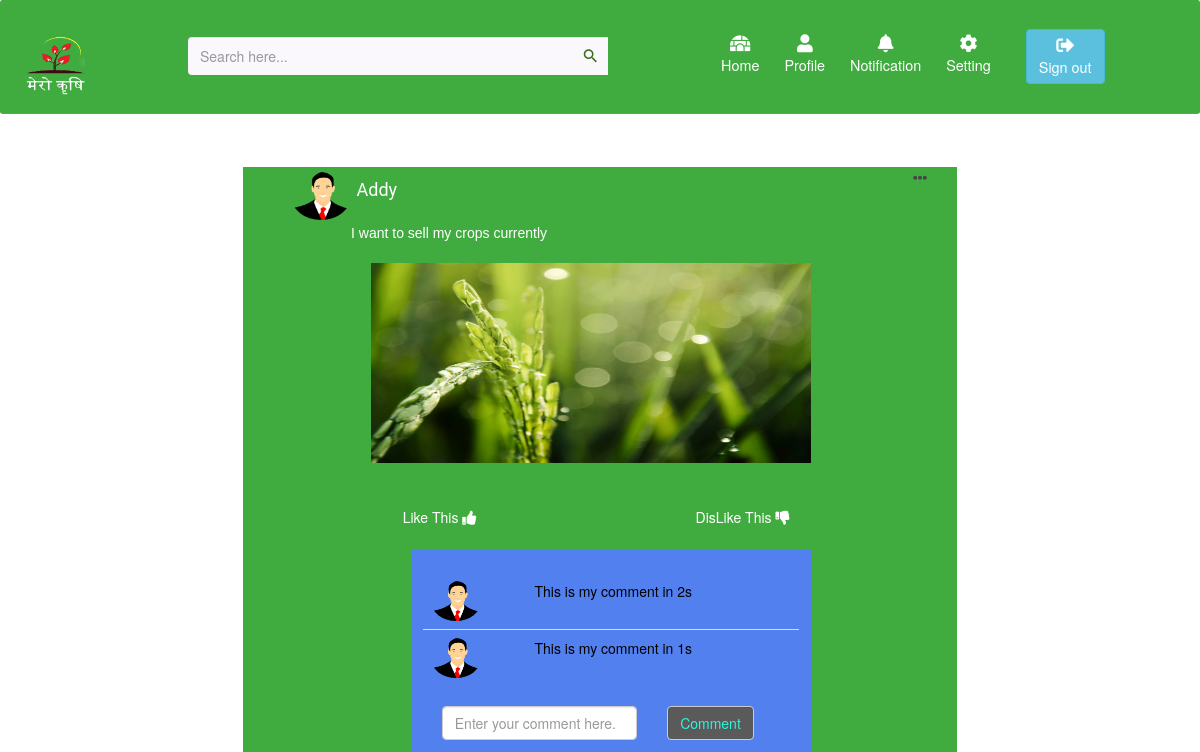
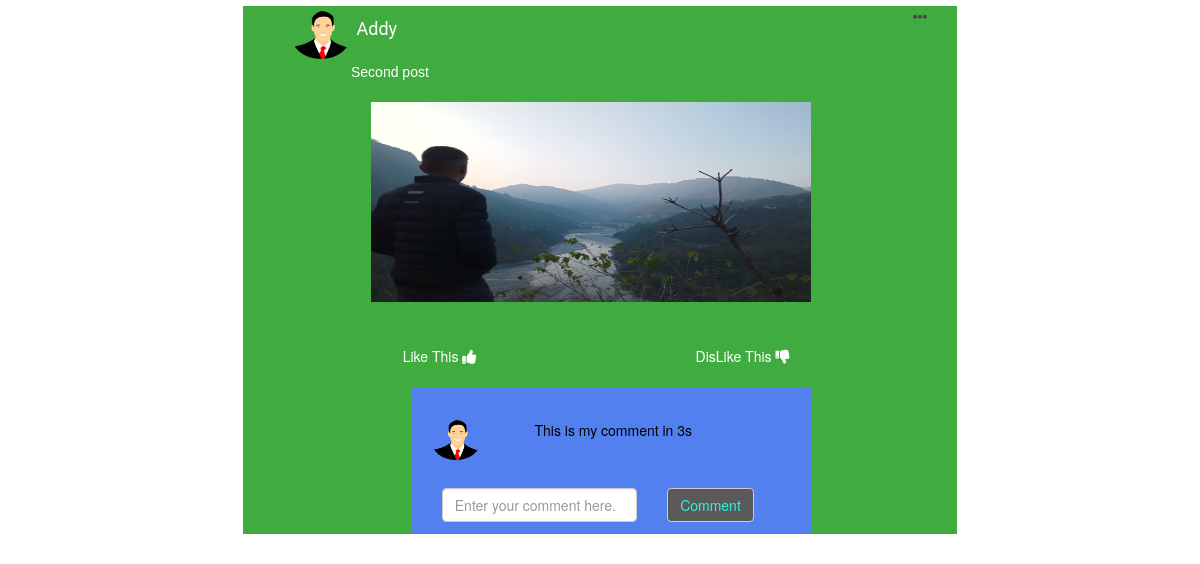
Page /profile (signed in) on the earlier database version (2 pictures, top to bottom).
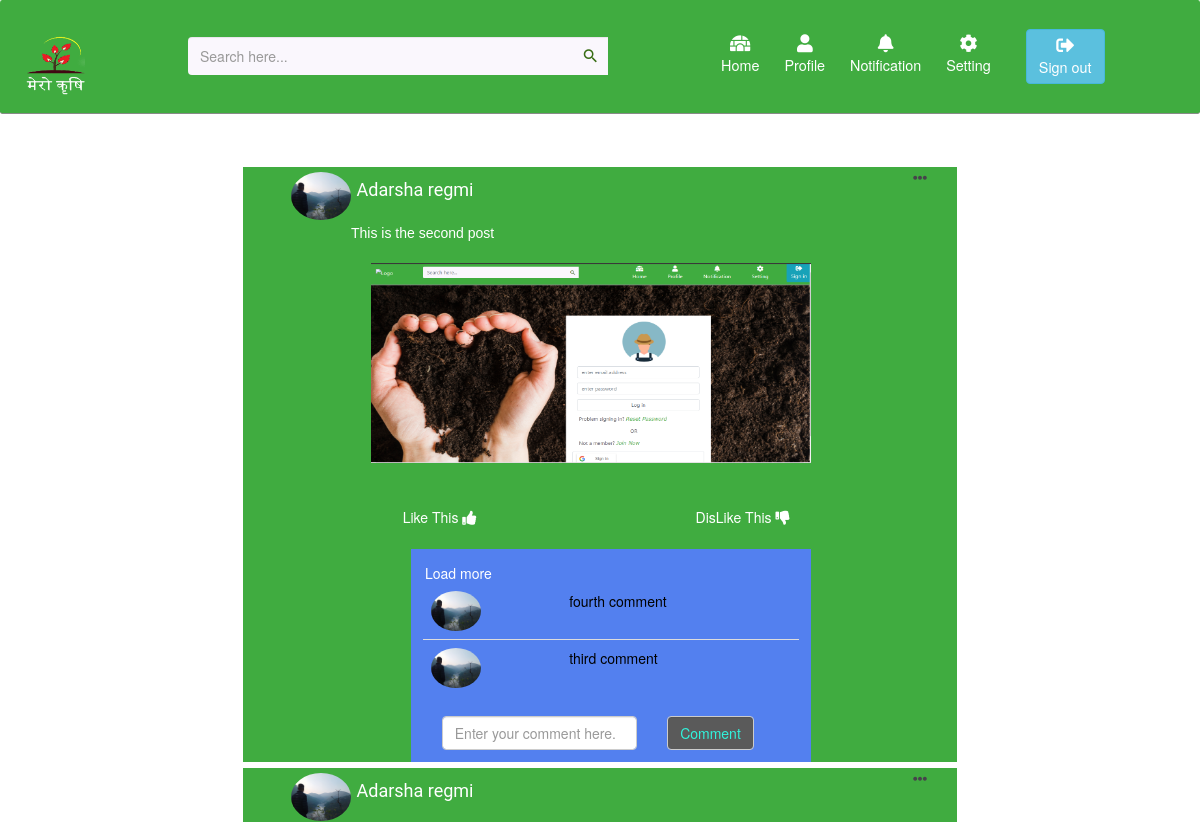
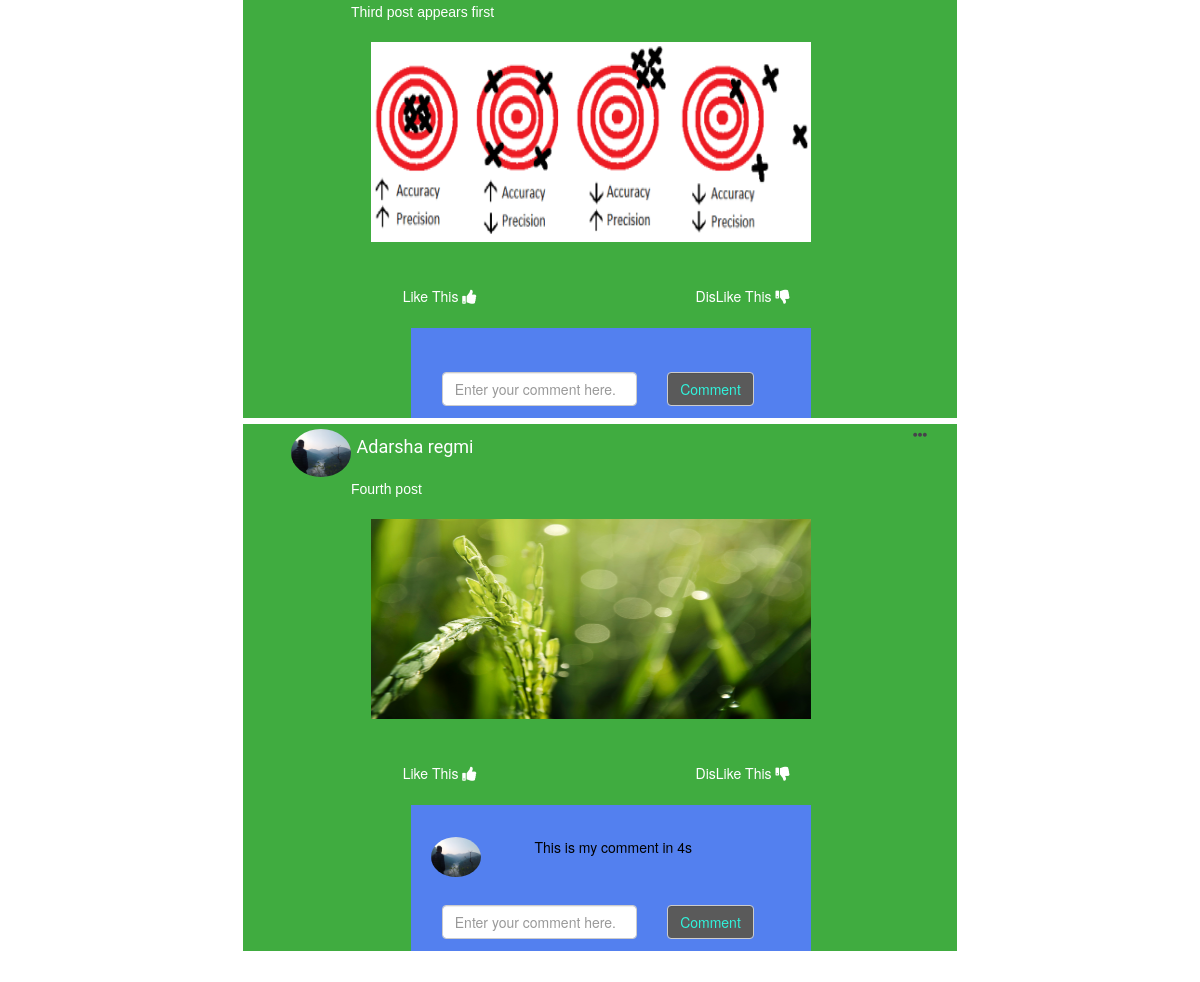
Same page on the later database version (2 pictures, top to bottom).
### PostManagementSystem/models.py (models this page shows)
class POST(models.Model):
    post_date = models.DateField(auto_now=True)
    post_details = models.CharField(max_length=200)
    post_type = models.CharField(max_length=50)
    user = models.ForeignKey(User, on_delete=models.CASCADE)
    uploaded_picture = models.ImageField(upload_to='user/uploaded')

class Comment(models.Model):
    post = models.ForeignKey(POST, on_delete=models.CASCADE)
    user = models.ForeignKey(User, on_delete=models.CASCADE)
    text = models.TextField()

### UserManagementSystem/models.py (models this page shows)
class User(models.Model):
    user_id = models.CharField(max_length=30)
    user_email = models.EmailField()
    user_address = models.CharField(max_length=50)
    user_password = models.CharField(max_length=200)
    user_type = models.CharField(max_length=20)
    def profile_pic(self):
        return self.images.first()

class Images(models.Model):
    name = models.ForeignKey(User, on_delete=models.CASCADE, related_name='images')
    profile_picture = models.ImageField(upload_to='user/image_profile', storage=OverwriteStorage)

### PostManagementSystem/views.py (the view)
# urls.py: path('profile',userPosts,name='profile'),
def userPosts(request):
    u = get_User(request)
    image = Images.objects.get(name_id=u.id)
    posts = POST.objects.filter(user=u)
    dict_image = get_images()
    if not posts:
        return render(request, "profilepage.html")
    comment_dict = post_to_dict(request, posts)
    data = {"user": request.session['id'], "posts": posts, "pp": image.profile_picture.url,
            "comments": comment_dict,
            "images": dict_image,
            "size": 3, 'temp': 0}
    return render(request, "profilepage.html", data)

### PostManagementSystem/views.py (called while the page is built)
def get_User(request):
    user = request.session['id']
    return User.objects.get(id=user)

def get_list(request, L):
    page = request.GET.get('page', 1)
    paginator = Paginator(L, 2)
    try:
        p = paginator.page(page)
    except PageNotAnInteger:
        p = paginator.page(1)
    except EmptyPage:
        p = paginator.page(paginator.num_pages)
    return p

def get_images():
    dict = {}
    images = Images.objects.all()
    for image in images:
        dict[image.name_id] = image.profile_picture
    return dict

def post_to_dict(request, posts):
    dic = {}
    for post in posts:
        temp = Comment.objects.filter(post_id=post.id).order_by('-id')
        dic[post.id] = get_list(request, temp)
    return dic

### PostManagementSystem/templates/profilepage.html
{% extends 'base.html' %}
{% load static %}
{% block import %}
    <link rel="stylesheet" href="{% static  'css/homepage.css' %}">
    {% include 'Base/importing.html' %}
{% endblock %}
{% block body %}
    {% include 'Base/post.html' %}
{% endblock %}

### MeroAgro/templates/base.html (shortened to what this page needs)
<!DOCTYPE html>
<html lang="en">
<head>
    {% load  static %}
    <link rel="stylesheet"
          href="https://cdnjs.cloudflare.com/ajax/libs/font-awesome/4.7.0/css/font-awesome.min.css">
    <link rel="stylesheet" href="https://use.fontawesome.com/releases/v5.10.2/css/all.css">
    <link rel="stylesheet" href="https://maxcdn.bootstrapcdn.com/bootstrap/4.0.0/css/bootstrap.min.css">
    <link rel="stylesheet" href="{% static  'css/base.css' %}">
    {% block import %}
    {% endblock import %}
</head>
<body>
<header>
    <nav class="navbar navbar-expand-lg navbar-dark" id="header">
        <a href="#" class="navbar-brand">
            <img class="logo" src="/static/images/logo1.png" alt="Logo">
        </a>
        <div class="collapse navbar-collapse" id="navbarCollapse">
            <div class="navbar-nav">
                <div class="container2" id="navbar-container">
                    <div class="row">
                        <div class="col">
                            <form class="navbar-form form-inline" id="navbar">
                                <div class="input-group search-box">
                                    <input type="text" id="search" class="form-control" placeholder="Search here...">
                                    <span class="input-group-addon"><i class="material-icons">&#xE8B6;</i></span>
                                </div>
                            </form>
                        </div>
                        <div class="col row">
                            <a href="/" class="nav-item nav-link ml-5 active text-center"><i class="fas fa-igloo"></i>
                                <br>Home</a>
                            <a href="{% url 'profile' %}" class="nav-item nav-link ml-4 active text-center"><i
                                    class="fas fa-user"></i>
                                <br>Profile</a>
                            <a href="#" class="nav-item nav-link ml-4 active text-center"><i class="fas fa-bell"></i>
                                <br>Notification</a>
                            <a href="{% url 'refshowme' %}" class="nav-item nav-link ml-4 active text-center"><i
                                    class="fas fa-cog"></i> <br>Setting</a>
                            {% if request.user.is_authenticated %}
                                <a href='{% url 'signout' %}' class="btn btn-info ml-5"><i
                                        class="fas fa-sign-out-alt"></i><br>Sign
                                    out</a>
                            {% else %}
                                <a href='{% url 'login_user' %}' class="btn btn-info ml-5"><i
                                        class="fas fa-sign-out-alt"></i><br>Sign
                                    in</a>
                            {% endif %}
                        </div>
                    </div>
                </div>
            </div>
        </div>
    </nav>
</header>
{% block body %}{% endblock %}
</body>
</html>

### PostManagementSystem/templates/Base/importing.html (shortened to what this page needs)
<link rel="stylesheet" href="https://maxcdn.bootstrapcdn.com/bootstrap/3.4.1/css/bootstrap.min.css">

### PostManagementSystem/templates/Base/post.html (shortened to what this page needs)
<div class="album py-5">
    <div id="post-container">
        <div class="infinite-container">
            {% for post in posts %}
                <div class="infinite-item">
                    <div id="show_post">
                        <div class="data">
                            <div class="row">
                                <div class="col-1">
                                    <img src="{{ post.user.profile_pic.profile_picture }}" width="90px"
                                         height="40px"
                                         class="img">
                                </div>
                            <div class="col-4"> <p>{{ post.user.user_id }}</p></div>
                                <div class="col-7">
                                    {% if post.user.id == user %}
                                        <div class="float-right" style="margin-left: 40vw;" class="ModalId">
                                            <a style="color: #46434B;" class="showpost" href="#post{{ post.id }}"><i
                                                    class="fas fa-ellipsis-h"></i></a>
                                        </div>
                                    {% endif %}
                                </div>
                            </div>
                            <div id="content">
                                {{ post.post_details }}<br>
                                <img src="{{ post.uploaded_picture }}" class="img">
                            </div>
                            <div class="like-container">
                                <div class="row">
                                    <div class="col-sm">
                                        <a class="likebutton" id="like{{ post.id }}" href="#"
                                           data-catid="{{ post.id }}">Like This <i class="fas fa-thumbs-up"></i></a>
                                    </div>
                                    <div class="col-sm">
                                        <a class="Dislikebutton" id="dislike{{ post.id }}" href="#"
                                           data-catid="{{ post.id }}">DisLike This <i
                                                class="fas fa-thumbs-down"></i></a>
                                    </div>
                                </div>
                            </div>
                            <div>
                                {% include 'comment.html' %}
                            </div>
                        </div>
                    </div>
                </div>
            {% endfor %}
        </div>
    </div>
</div>

### PostManagementSystem/templates/comment.html (shortened to what this page needs)
{% load custom_tags %}
<div class="comment">
    <div class="show-comment">
        <table class="table">
            {% with value=post.id %}
                {% for key,comlist in comments.items %}
                    {% if key == value %}
                        {% for comment in comlist %}
                            <thead>
                            <tr>
                                <td>
                                    <img src="{{ comment.user.profile_pic.profile_picture }}" width="50px"
                                         height="40px"
                                         style="border-radius: 50%;">
                                </td>
                                <td>
                                    {{ comment.text }}
                                </td>
                            </tr>
                            </thead>
                        {% endfor %}
                        <div class="Load-comments-div">
                            {% if comlist.paginator.num_pages > 1 %}
                                <div class="float-left">
                                    <a href="#" id="load-more{{ post.id }}"
                                       class="load-more-comments"
                                       data-catid="{{ post.id }}"
                                       data-page="{{ 1 }}"
                                       style=" color: white; border-style: none;">Load
                                        more</a>
                                </div>
                            {% endif %}
                        </div>
                    {% endif %}
                {% endfor %}
                </table>
            {% endwith %}
    </div>
    <div id="comment-section">
        <form method="POST" class="form-inline" action="comment_save/{{ post.id }}">
            <div class="row">
                <div class="col-8">
                    <input type="text" class="form-control" placeholder="Enter your comment here." name="comment">
                </div>
                <div class="col-4">
                    <input type="submit" style="background-color: #5a5a5a; color: #31f3dc;" class="form-control"
                           value="Comment">
                </div>
            </div>
        </form>
    </div>
</div>

### static/css/base.css (style rules this page uses)
* { margin: 0px; padding: 0px; }
#header { max-width: 100%; border-radius: 0.2vw; border-color: #878b87; background-color: #40ac40; border-style: none none solid none; }
.navbar i { font-size: 1.5vw; }
.navbar a { font-size: 1.2vw; }
.search-box { position: relative; margin-left: 2vw; margin-right: 4vw; }
.search-box input { padding-right: 3.5vw; min-height: 38px; border: none; background: #faf7fd; border-radius: 4px; }
.search-box .input-group-addon { min-width: 35px; border: none; background: transparent; position: absolute; right: 0; z-index: 9; padding: 10px 7px; height: 100%; }
.search-box i { color: #386d15; font-size: 1.5vw; }
#search { width: 35vw; }
.container2 { padding: 2vw; }
.logo { width: 5vw; height: 5vw; margin-top: -1vw; }

### static/css/homepage.css (style rules this page uses)
html { scroll-behavior: smooth; }
#post-container { color: white; padding-left: 20vw; }
#show_post { border-style: solid; border-color: #ffffff; border-width: 3px; width: 60vw; align-items: center; background-color: #40ac40; }
#show_post .data { margin-left: 4vw; }
.data .row { max-width: 100%; }
.data .row p { font-family: "Roboto", "Lucida Grande", Verdana, Arial, sans-serif; font-size: 1.5vw; font-style: normal; }
#show_post .img:first-child { border-radius: 50%; width: 5vw; height: 4vw; margin-right: 15px; margin-top: 5px; }
#show_post p { padding: 10px; }
#content { font-family: sans-serif; margin-left: 5vw; width: 40vw; }
#content img { padding: 20px; width: 40vw; height: 20vw; }
.like-container { margin-top: 2px; padding: 1vw; margin-right: 3vw; text-align: center; }
.like-container a { color: white; }
.like-container div div { padding: 10px; }
.Load-comments-div { height: 1vw; padding: 2px; }
.comment { padding: 1vw; margin-left: 10vw; width: 60%; color: black; background-color: #5380ef; }
#comment-section { width: 90%; color: #46434B; margin: auto; }

Differences in the rows shown:
removed POST: user.profile_pic.profile_picture (picture), user.user_id "Addy", post_details "I want to sell my crops currently", uploaded_picture (picture)
removed Comment: user.profile_pic.profile_picture (picture), text "This is my comment in 2s"
removed Comment: user.profile_pic.profile_picture (picture), text "This is my comment in 1s"
removed POST: user.profile_pic.profile_picture (picture), user.user_id "Addy", post_details "Second post", uploaded_picture (picture)
no longer on this page (row edited): Comment: user.profile_pic.profile_picture (picture), text "This is my comment in 3s"
added POST: user.profile_pic.profile_picture (picture), user.user_id "Adarsha regmi", post_details "This is the second post", uploaded_picture (picture)
added Comment: user.profile_pic.profile_picture (picture), text "fourth comment"
added Comment: user.profile_pic.profile_picture (picture), text "third comment"
added POST: user.profile_pic.profile_picture (picture), user.user_id "Adarsha regmi", post_details "Third post appears first", uploaded_picture (picture)
added POST: user.profile_pic.profile_picture (picture), user.user_id "Adarsha regmi", post_details "Fourth post", uploaded_picture (picture)
added Comment: user.profile_pic.profile_picture (picture), text "This is my comment in 4s"
